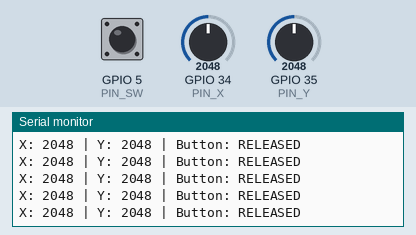
This program was run on a simulated ESP32. Parts: the last lines printed to the serial monitor. The test bench sets the inputs (shaded band); at power-on: GPIO 34 (PIN_X) = 2048, GPIO 35 (PIN_Y) = 2048, GPIO 5 (PIN_SW) HIGH (analog values on the 0–4095 scale).

Above: at 1.2 s.
1.3 s: GPIO 34 (PIN_X) set to 2474
At 1.56 s:
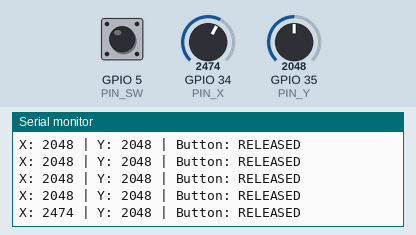
2.8 s: GPIO 34 (PIN_X) set to 2526
At 2.96 s:
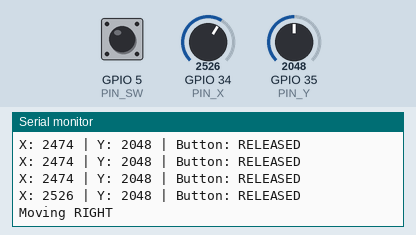
4.5 s: GPIO 35 (PIN_Y) set to 2475
At 4.57 s:
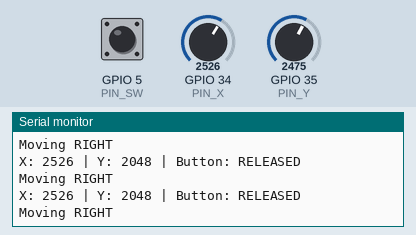
6.0 s: GPIO 35 (PIN_Y) set to 2549
At 6.17 s:
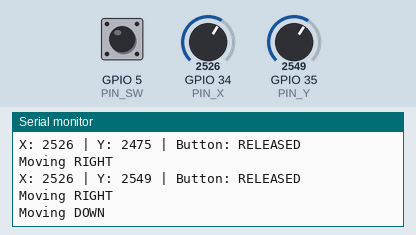
Timing chart, 0 to 9.0 s (numbered marks = the images above; inputs shaded):
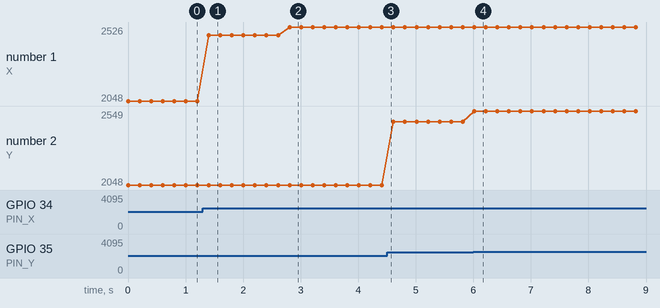

Measured:
- the behaviour switches between 2500 and 2501 on GPIO 34 (PIN_X) (found by bisection; images 1 and 2)
- the behaviour switches between 2500 and 2501 on GPIO 35 (PIN_Y) (found by bisection; images 3 and 4)
- after the input at 1.3 s, the serial monitor: prints a new line after 0.10 s (image 1)
- after the input at 2.8 s, the serial monitor: prints a new line at once (image 2)
- after the input at 6.0 s, the serial monitor: prints a new line at once (image 4)
- plotted number 1: 2048 → 2474 after the input at 1.3 s, 2474 → 2526 after the input at 2.8 s
- plotted number 2: 2048 → 2475 after the input at 4.5 s, 2475 → 2549 after the input at 6.0 s

The program:

main.cpp
```cpp
#include <Arduino.h>

// Define pins
const int PIN_X = 34;
const int PIN_Y = 35;
const int PIN_SW = 5;

void setup() {
  Serial.begin(115200);

  // Joystick button needs a pull-up
  pinMode(PIN_SW, INPUT_PULLUP);

  // Set ADC resolution to 12-bit (0-4095)
  analogReadResolution(12);
}

void loop() {
  // Read analog values
  int xValue = analogRead(PIN_X);
  int yValue = analogRead(PIN_Y);

  // Read button (inverted logic because of INPUT_PULLUP)
  int swValue = digitalRead(PIN_SW);

  // Print raw values
  Serial.print("X: ");
  Serial.print(xValue);
  Serial.print(" | Y: ");
  Serial.print(yValue);
  Serial.print(" | Button: ");
  Serial.println(swValue == LOW ? "PRESSED" : "RELEASED");

  // Logic Example: Simple Direction detection
  if (xValue < 1500) Serial.println("Moving LEFT");
  else if (xValue > 2500) Serial.println("Moving RIGHT");

  if (yValue < 1500) Serial.println("Moving UP");
  else if (yValue > 2500) Serial.println("Moving DOWN");

  delay(200);
}
```
